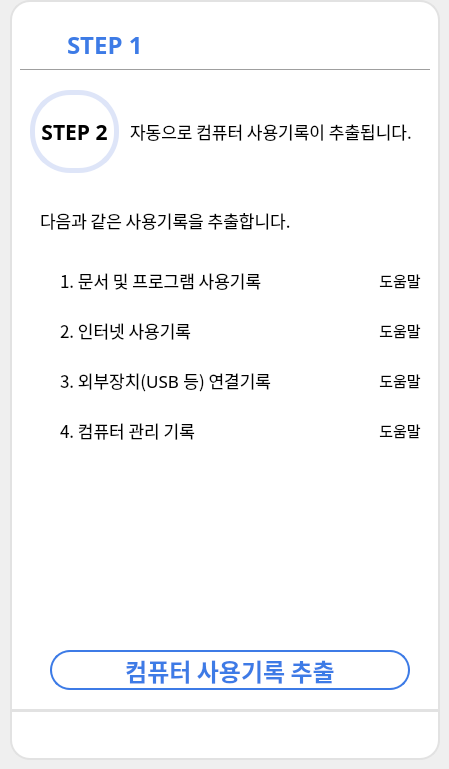
    <widget class="QWidget" name="page_7">
     <widget class="Line" name="line_10">
      <property name="geometry">
       <rect>
        <x>20</x>
        <y>60</y>
        <width>410</width>
        <height>20</height>
       </rect>
      </property>
      <property name="styleSheet">
       <string notr="true">color: #E2E2E2;</string>
      </property>
      <property name="orientation">
       <enum>Qt::Horizontal</enum>
      </property>
     </widget>
     <widget class="QLabel" name="label_22">
      <property name="geometry">
       <rect>
        <x>10</x>
        <y>0</y>
        <width>430</width>
        <height>711</height>
       </rect>
      </property>
      <property name="styleSheet">
       <string notr="true">background-color: rgb(255, 255, 255);
border-top-left-radius: 20px;
border-top-right-radius: 20px;
border: 2px solid #E2E2E2;</string>
      </property>
      <property name="text">
       <string/>
      </property>
     </widget>
     <widget class="QLabel" name="label_7">
      <property name="geometry">
       <rect>
        <x>67</x>
        <y>30</y>
        <width>100</width>
        <height>30</height>
       </rect>
      </property>
      <property name="font">
       <font>
        <family>나눔스퀘어 Bold</family>
        <pointsize>18</pointsize>
        <weight>75</weight>
        <bold>true</bold>
       </font>
      </property>
      <property name="styleSheet">
       <string notr="true">color: #3D7BE6;</string>
      </property>
      <property name="text">
       <string>STEP 1</string>
      </property>
     </widget>
     <widget class="QPushButton" name="extractBtn_step2">
      <property name="geometry">
       <rect>
        <x>50</x>
        <y>650</y>
        <width>360</width>
        <height>40</height>
       </rect>
      </property>
      <property name="font">
       <font>
        <family>나눔스퀘어 Bold</family>
        <pointsize>18</pointsize>
        <weight>75</weight>
        <bold>true</bold>
       </font>
      </property>
      <property name="cursor">
       <cursorShape>PointingHandCursor</cursorShape>
      </property>
      <property name="styleSheet">
       <string notr="true">QPushButton
{
	color: #3D7BE6;
	background-color: white;
	border: 2px solid #3D7BE6;
	border-radius: 20px;
}
QPushButton::hover
{
	color: white;
	background-color: #3D7BE6;
	border-radius: 20px;
}
QPushButton::pressed
{
	color: white;
	background-color: rgb(58, 134, 255);
	border-radius: 20px;
}</string>
      </property>
      <property name="text">
       <string>컴퓨터 사용기록 추출</string>
      </property>
     </widget>
     <widget class="QPushButton" name="backBtn_step2">
      <property name="geometry">
       <rect>
        <x>30</x>
        <y>30</y>
        <width>30</width>
        <height>30</height>
       </rect>
      </property>
      <property name="cursor">
       <cursorShape>PointingHandCursor</cursorShape>
      </property>
      <property name="styleSheet">
       <string notr="true">QPushButton
{
	background-color: rgb(255,255,255);
	border-radius: 8px;
}
QPushButton::hover
{
	background-color: #D3D3D3;
	border-radius: 8px;
}</string>
      </property>
      <property name="text">
       <string/>
      </property>
      <property name="icon">
       <iconset>
        <normaloff>icons/back.png</normaloff>icons/back.png</iconset>
      </property>
      <property name="iconSize">
       <size>
        <width>30</width>
        <height>30</height>
       </size>
      </property>
     </widget>
     <widget class="QLabel" name="label_5">
      <property name="geometry">
       <rect>
        <x>10</x>
        <y>710</y>
        <width>430</width>
        <height>50</height>
       </rect>
      </property>
      <property name="styleSheet">
       <string notr="true">background-color: white;
border-bottom-left-radius: 20px;
border-bottom-right-radius: 20px;
border: 2px solid #E2E2E2;</string>
      </property>
      <property name="text">
       <string/>
      </property>
     </widget>
     <widget class="QWidget" name="horizontalLayoutWidget_23">
      <property name="geometry">
       <rect>
        <x>340</x>
        <y>260</y>
        <width>81</width>
        <height>41</height>
       </rect>
      </property>
      <layout class="QHBoxLayout" name="horizontalLayout_16">
       <item>
        <widget class="QPushButton" name="helpBtn_step2">
         <property name="cursor">
          <cursorShape>PointingHandCursor</cursorShape>
         </property>
         <property name="styleSheet">
          <string notr="true">QPushButton
{
	background-color: rgb(255,255,255);
	border-radius: 8px;
}
QPushButton::hover
{
	background-color: #D3D3D3;
	border-radius: 8px;
}</string>
         </property>
         <property name="text">
          <string/>
         </property>
         <property name="icon">
          <iconset>
           <normaloff>icons/question.png</normaloff>icons/question.png</iconset>
         </property>
         <property name="iconSize">
          <size>
           <width>25</width>
           <height>25</height>
          </size>
         </property>
        </widget>
       </item>
       <item>
        <widget class="QLabel" name="label_35">
         <property name="font">
          <font>
           <family>나눔스퀘어</family>
           <pointsize>11</pointsize>
          </font>
         </property>
         <property name="text">
          <string>도움말</string>
         </property>
         <property name="alignment">
          <set>Qt::AlignCenter</set>
         </property>
        </widget>
       </item>
      </layout>
     </widget>
     <widget class="QWidget" name="horizontalLayoutWidget_10">
      <property name="geometry">
       <rect>
        <x>340</x>
        <y>20</y>
        <width>86</width>
        <height>31</height>
       </rect>
      </property>
      <layout class="QHBoxLayout" name="horizontalLayout_11">
       <item>
        <widget class="QPushButton" name="minBtn_step2">
         <property name="cursor">
          <cursorShape>ArrowCursor</cursorShape>
         </property>
         <property name="styleSheet">
          <string notr="true">QPushButton
{
	background-color: rgb(255,255,255);
	border-radius: 8px;
}
QPushButton::hover
{
	background-color: #D3D3D3;
	border-radius: 8px;
}</string>
         </property>
         <property name="text">
          <string/>
         </property>
         <property name="icon">
          <iconset>
           <normaloff>icons/minimize.png</normaloff>icons/minimize.png</iconset>
         </property>
        </widget>
       </item>
       <item>
        <widget class="QPushButton" name="maxBtn_step2">
         <property name="styleSheet">
          <string notr="true">QPushButton
{
	background-color: rgb(255,255,255);
	border-radius: 8px;
}
QPushButton::hover
{
	background-color: #D3D3D3;
	border-radius: 8px;
}</string>
         </property>
         <property name="text">
          <string/>
         </property>
         <property name="icon">
          <iconset>
           <normaloff>icons/maximize.jpg</normaloff>icons/maximize.jpg</iconset>
         </property>
        </widget>
       </item>
       <item>
        <widget class="QPushButton" name="exitBtn_step2">
         <property name="cursor">
          <cursorShape>ArrowCursor</cursorShape>
         </property>
         <property name="styleSheet">
          <string notr="true">QPushButton
{
	background-color: rgb(255,255,255);
	border-radius: 8px;
}
QPushButton::hover
{
	background-color: #D3D3D3;
	border-radius: 8px;
}</string>
         </property>
         <property name="text">
          <string/>
         </property>
         <property name="icon">
          <iconset>
           <normaloff>icons/close.png</normaloff>icons/close.png</iconset>
         </property>
        </widget>
       </item>
      </layout>
     </widget>
     <widget class="QWidget" name="horizontalLayoutWidget_13">
      <property name="geometry">
       <rect>
        <x>14</x>
        <y>713</y>
        <width>421</width>
        <height>41</height>
       </rect>
      </property>
      <layout class="QHBoxLayout" name="horizontalLayout_4">
       <item>
        <widget class="QPushButton" name="homeBtn_step2">
         <property name="cursor">
          <cursorShape>ArrowCursor</cursorShape>
         </property>
         <property name="styleSheet">
          <string notr="true">QPushButton
{
	background-color: rgb(255,255,255);
	border-radius: 8px;
}
QPushButton::hover
{
	background-color: #D3D3D3;
	border-radius: 8px;
}</string>
         </property>
         <property name="text">
          <string/>
         </property>
         <property name="icon">
          <iconset>
           <normaloff>icons/home.png</normaloff>icons/home.png</iconset>
         </property>
         <property name="iconSize">
          <size>
           <width>30</width>
           <height>30</height>
          </size>
         </property>
        </widget>
       </item>
       <item>
        <widget class="QPushButton" name="temp1Btn_step2">
         <property name="cursor">
          <cursorShape>ArrowCursor</cursorShape>
         </property>
         <property name="styleSheet">
          <string notr="true">QPushButton
{
	background-color: rgb(255,255,255);
	border-radius: 8px;
}
QPushButton::hover
{
	background-color: #D3D3D3;
	border-radius: 8px;
}</string>
         </property>
         <property name="text">
          <string/>
         </property>
         <property name="icon">
          <iconset>
           <normaloff>icons/menu.png</normaloff>icons/menu.png</iconset>
         </property>
         <property name="iconSize">
          <size>
           <width>30</width>
           <height>30</height>
          </size>
         </property>
        </widget>
       </item>
       <item>
        <widget class="QPushButton" name="downMenuBtn_step2">
         <property name="cursor">
          <cursorShape>ArrowCursor</cursorShape>
         </property>
         <property name="styleSheet">
          <string notr="true">QPushButton
{
	background-color: rgb(255,255,255);
	border-radius: 8px;
}
QPushButton::hover
{
	background-color: #D3D3D3;
	border-radius: 8px;
}</string>
         </property>
         <property name="text">
          <string/>
         </property>
         <property name="icon">
          <iconset>
           <normaloff>icons/download.png</normaloff>icons/download.png</iconset>
         </property>
         <property name="iconSize">
          <size>
           <width>30</width>
           <height>30</height>
          </size>
         </property>
        </widget>
       </item>
       <item>
        <widget class="QPushButton" name="internetBtn_step2">
         <property name="cursor">
          <cursorShape>ArrowCursor</cursorShape>
         </property>
         <property name="styleSheet">
          <string notr="true">QPushButton
{
	background-color: rgb(255,255,255);
	border-radius: 8px;
}
QPushButton::hover
{
	background-color: #D3D3D3;
	border-radius: 8px;
}</string>
         </property>
         <property name="text">
          <string/>
         </property>
         <property name="icon">
          <iconset>
           <normaloff>icons/internet.png</normaloff>icons/internet.png</iconset>
         </property>
         <property name="iconSize">
          <size>
           <width>30</width>
           <height>30</height>
          </size>
         </property>
        </widget>
       </item>
      </layout>
     </widget>
     <widget class="QLabel" name="label_109">
      <property name="geometry">
       <rect>
        <x>130</x>
        <y>90</y>
        <width>299</width>
        <height>83</height>
       </rect>
      </property>
      <property name="font">
       <font>
        <family>나눔스퀘어</family>
        <pointsize>13</pointsize>
        <weight>50</weight>
        <bold>false</bold>
       </font>
      </property>
      <property name="text">
       <string>자동으로 컴퓨터 사용기록이 추출됩니다.</string>
      </property>
     </widget>
     <widget class="QLabel" name="label_step1_5">
      <property name="geometry">
       <rect>
        <x>30</x>
        <y>90</y>
        <width>89</width>
        <height>83</height>
       </rect>
      </property>
      <property name="font">
       <font>
        <family>나눔스퀘어 Bold</family>
        <pointsize>16</pointsize>
        <weight>75</weight>
        <bold>true</bold>
       </font>
      </property>
      <property name="styleSheet">
       <string notr="true">border-radius: 40;
border: 5px solid #DEE5F8;</string>
      </property>
      <property name="text">
       <string>STEP 2</string>
      </property>
      <property name="alignment">
       <set>Qt::AlignCenter</set>
      </property>
     </widget>
     <widget class="QLabel" name="label_110">
      <property name="geometry">
       <rect>
        <x>60</x>
        <y>260</y>
        <width>231</width>
        <height>41</height>
       </rect>
      </property>
      <property name="font">
       <font>
        <family>나눔스퀘어</family>
        <pointsize>13</pointsize>
       </font>
      </property>
      <property name="styleSheet">
       <string notr="true"/>
      </property>
      <property name="text">
       <string>1. 문서 및 프로그램 사용기록</string>
      </property>
      <property name="alignment">
       <set>Qt::AlignLeading|Qt::AlignLeft|Qt::AlignVCenter</set>
      </property>
     </widget>
     <widget class="QLabel" name="label_111">
      <property name="geometry">
       <rect>
        <x>60</x>
        <y>310</y>
        <width>170</width>
        <height>41</height>
       </rect>
      </property>
      <property name="font">
       <font>
        <family>나눔스퀘어</family>
        <pointsize>13</pointsize>
       </font>
      </property>
      <property name="styleSheet">
       <string notr="true"/>
      </property>
      <property name="text">
       <string>2. 인터넷 사용기록</string>
      </property>
      <property name="alignment">
       <set>Qt::AlignLeading|Qt::AlignLeft|Qt::AlignVCenter</set>
      </property>
     </widget>
     <widget class="QWidget" name="horizontalLayoutWidget_47">
      <property name="geometry">
       <rect>
        <x>340</x>
        <y>310</y>
        <width>81</width>
        <height>41</height>
       </rect>
      </property>
      <layout class="QHBoxLayout" name="horizontalLayout_48">
       <item>
        <widget class="QPushButton" name="helpBtn_step2_3">
         <property name="cursor">
          <cursorShape>PointingHandCursor</cursorShape>
         </property>
         <property name="styleSheet">
          <string notr="true">QPushButton
{
	background-color: rgb(255,255,255);
	border-radius: 8px;
}
QPushButton::hover
{
	background-color: #D3D3D3;
	border-radius: 8px;
}</string>
         </property>
         <property name="text">
          <string/>
         </property>
         <property name="icon">
          <iconset>
           <normaloff>icons/question.png</normaloff>icons/question.png</iconset>
         </property>
         <property name="iconSize">
          <size>
           <width>25</width>
           <height>25</height>
          </size>
         </property>
        </widget>
       </item>
       <item>
        <widget class="QLabel" name="label_112">
         <property name="font">
          <font>
           <family>나눔스퀘어</family>
           <pointsize>11</pointsize>
          </font>
         </property>
         <property name="text">
          <string>도움말</string>
         </property>
         <property name="alignment">
          <set>Qt::AlignCenter</set>
         </property>
        </widget>
       </item>
      </layout>
     </widget>
     <widget class="QLabel" name="label_113">
      <property name="geometry">
       <rect>
        <x>60</x>
        <y>410</y>
        <width>170</width>
        <height>41</height>
       </rect>
      </property>
      <property name="font">
       <font>
        <family>나눔스퀘어</family>
        <pointsize>13</pointsize>
       </font>
      </property>
      <property name="styleSheet">
       <string notr="true"/>
      </property>
      <property name="text">
       <string>4. 컴퓨터 관리 기록</string>
      </property>
      <property name="alignment">
       <set>Qt::AlignLeading|Qt::AlignLeft|Qt::AlignVCenter</set>
      </property>
     </widget>
     <widget class="QLabel" name="label_115">
      <property name="geometry">
       <rect>
        <x>60</x>
        <y>360</y>
        <width>211</width>
        <height>41</height>
       </rect>
      </property>
      <property name="font">
       <font>
        <family>나눔스퀘어</family>
        <pointsize>13</pointsize>
       </font>
      </property>
      <property name="styleSheet">
       <string notr="true"/>
      </property>
      <property name="text">
       <string>3. 외부장치(USB 등) 연결기록</string>
      </property>
      <property name="alignment">
       <set>Qt::AlignLeading|Qt::AlignLeft|Qt::AlignVCenter</set>
      </property>
     </widget>
     <widget class="QWidget" name="horizontalLayoutWidget_48">
      <property name="geometry">
       <rect>
        <x>340</x>
        <y>410</y>
        <width>81</width>
        <height>41</height>
       </rect>
      </property>
      <layout class="QHBoxLayout" name="horizontalLayout_50">
       <item>
        <widget class="QPushButton" name="helpBtn_step2_5">
         <property name="cursor">
          <cursorShape>PointingHandCursor</cursorShape>
         </property>
         <property name="styleSheet">
          <string notr="true">QPushButton
{
	background-color: rgb(255,255,255);
	border-radius: 8px;
}
QPushButton::hover
{
	background-color: #D3D3D3;
	border-radius: 8px;
}</string>
         </property>
         <property name="text">
          <string/>
         </property>
         <property name="icon">
          <iconset>
           <normaloff>icons/question.png</normaloff>icons/question.png</iconset>
         </property>
         <property name="iconSize">
          <size>
           <width>25</width>
           <height>25</height>
          </size>
         </property>
        </widget>
       </item>
       <item>
        <widget class="QLabel" name="label_116">
         <property name="font">
          <font>
           <family>나눔스퀘어</family>
           <pointsize>11</pointsize>
          </font>
         </property>
         <property name="text">
          <string>도움말</string>
         </property>
         <property name="alignment">
          <set>Qt::AlignCenter</set>
         </property>
        </widget>
       </item>
      </layout>
     </widget>
     <widget class="QWidget" name="horizontalLayoutWidget_49">
      <property name="geometry">
       <rect>
        <x>340</x>
        <y>360</y>
        <width>81</width>
        <height>41</height>
       </rect>
      </property>
      <layout class="QHBoxLayout" name="horizontalLayout_51">
       <item>
        <widget class="QPushButton" name="helpBtn_step2_6">
         <property name="cursor">
          <cursorShape>PointingHandCursor</cursorShape>
         </property>
         <property name="styleSheet">
          <string notr="true">QPushButton
{
	background-color: rgb(255,255,255);
	border-radius: 8px;
}
QPushButton::hover
{
	background-color: #D3D3D3;
	border-radius: 8px;
}</string>
         </property>
         <property name="text">
          <string/>
         </property>
         <property name="icon">
          <iconset>
           <normaloff>icons/question.png</normaloff>icons/question.png</iconset>
         </property>
         <property name="iconSize">
          <size>
           <width>25</width>
           <height>25</height>
          </size>
         </property>
        </widget>
       </item>
       <item>
        <widget class="QLabel" name="label_117">
         <property name="font">
          <font>
           <family>나눔스퀘어</family>
           <pointsize>11</pointsize>
          </font>
         </property>
         <property name="text">
          <string>도움말</string>
         </property>
         <property name="alignment">
          <set>Qt::AlignCenter</set>
         </property>
        </widget>
       </item>
      </layout>
     </widget>
     <widget class="QLabel" name="label_118">
      <property name="geometry">
       <rect>
        <x>40</x>
        <y>195</y>
        <width>299</width>
        <height>51</height>
       </rect>
      </property>
      <property name="font">
       <font>
        <family>나눔스퀘어</family>
        <pointsize>13</pointsize>
        <weight>50</weight>
        <bold>false</bold>
       </font>
      </property>
      <property name="text">
       <string>다음과 같은 사용기록을 추출합니다.</string>
      </property>
     </widget>
     <zorder>label_22</zorder>
     <zorder>label_5</zorder>
     <zorder>line_10</zorder>
     <zorder>label_7</zorder>
     <zorder>extractBtn_step2</zorder>
     <zorder>backBtn_step2</zorder>
     <zorder>horizontalLayoutWidget_23</zorder>
     <zorder>horizontalLayoutWidget_10</zorder>
     <zorder>horizontalLayoutWidget_13</zorder>
     <zorder>label_109</zorder>
     <zorder>label_step1_5</zorder>
     <zorder>label_110</zorder>
     <zorder>label_111</zorder>
     <zorder>horizontalLayoutWidget_47</zorder>
     <zorder>label_113</zorder>
     <zorder>label_115</zorder>
     <zorder>horizontalLayoutWidget_48</zorder>
     <zorder>horizontalLayoutWidget_49</zorder>
     <zorder>label_118</zorder>
    </widget>
